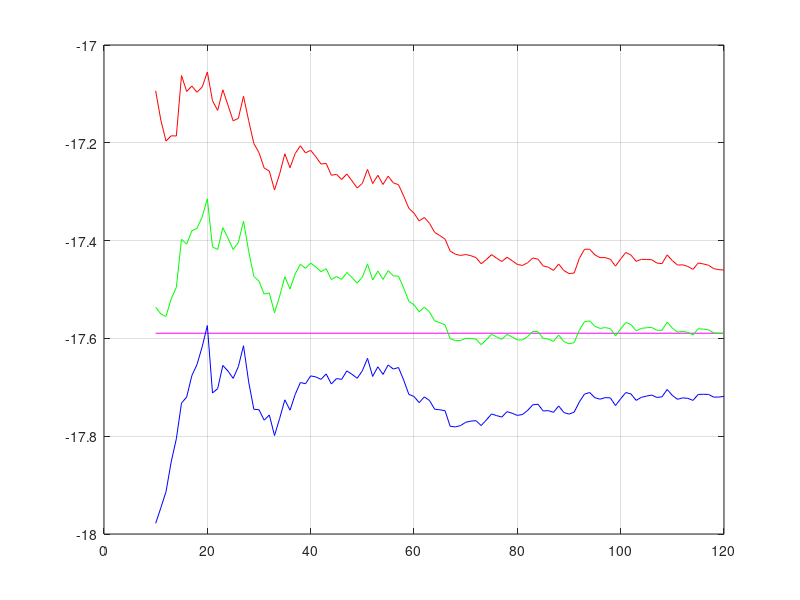
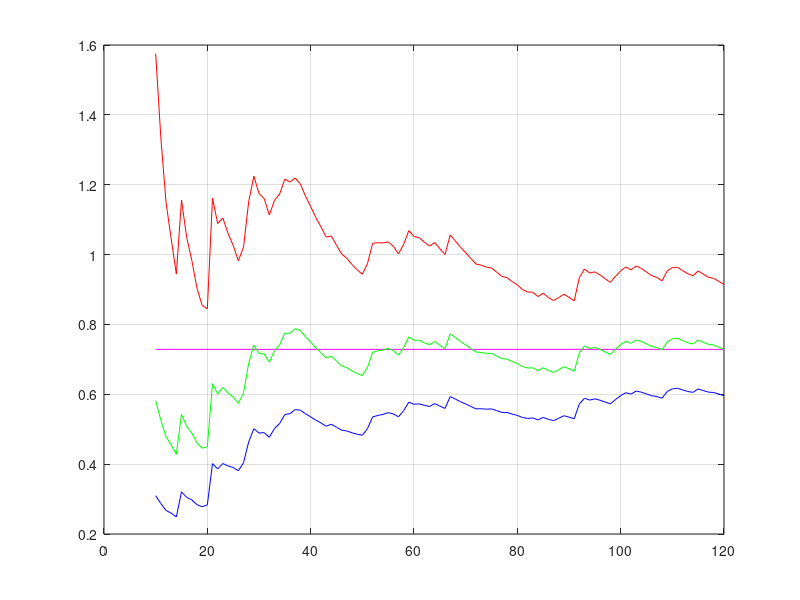

MATLAB code for these plots, in order:
function lab2()
    clear all;

    X = [-17.04,-18.29,-17.38,-18.11,-18.96,-17.65,-17.02,-17.22,-16.25,-17.44,-17.69,-17.61,-17.09,-17.19,-16.02,-17.56,-16.94,-17.29,-16.93,-16.61,-19.38,-17.53,-16.39,-17.89,-17.98,-17.04,-16.22,-19.09,-18.91,-17.77,-18.30,-17.44,-18.84,-16.39,-16.13,-18.37,-16.37,-16.70,-17.78,-17.03,-17.76,-17.87,-17.20,-18.44,-17.19,-17.75,-16.81,-17.97,-18.03,-16.87,-16.10,-19.16,-16.51,-18.39,-16.48,-18.08,-17.49,-18.89,-19.09,-17.96,-18.40,-16.96,-18.15,-18.71,-17.81,-17.86,-19.47,-17.86,-17.60,-17.30,-17.60,-17.71,-18.42,-16.88,-16.76,-18.00,-17.97,-16.83,-18.00,-18.08,-17.61,-17.02,-16.73,-17.64,-18.76,-17.68,-18.04,-16.45,-18.79,-18.03,-17.38,-15.27,-15.97,-17.41,-18.61,-18.00,-17.42,-17.77,-19.05,-16.16,-16.27,-18.00,-18.90,-17.05,-17.46,-17.49,-18.20,-17.59,-15.78,-18.88,-18.53,-17.39,-17.83,-18.17,-16.15,-17.66,-17.76,-18.32,-17.70,-17.56];

    %nachinaem s 10 znacheniya, chtobi grafiki viglyadeli adekvatnee
    N = 10:120;
    gamma = 0.9;
    
    alpha = (1 - gamma)/2;

    %vichislenye MX i DX
    mu = mean(X);
    sSqr = var(X);
    
    fprintf('mu = %.2f\n', mu); 
    fprintf('S^2 = %.2f\n\n', sSqr);
    
    %vichislenye tochechnih ocenok MX i DX
    muArray = [];
    for i = N
        muArray = [muArray, mean(X(1:i))];
    end
    
    varArray = [];
    for i = N
        varArray = [varArray, var(X(1:i))];
    end
 
    figure
    plot([N(1), N(end)], [mu, mu], 'm');
    hold on;
    plot(N, muArray, 'g');
    
    %zapolenie massivov dlya postoeniya grafikov
    %mu^(x_n), mu_down(x_n), mu_up(x_n) 
    Ml = muArray - sqrt(varArray./N).*tinv(1 - alpha, N - 1);
    plot(N, Ml, 'b');
    
    Mh = muArray + sqrt(varArray./N).*tinv(1 - alpha, N - 1);
    plot(N, Mh, 'r');
    grid on;
    hold off;

    fprintf('mu_low = %.2f\n', Ml(end));
    fprintf('mu_high = %.2f\n', Mh(end));

    figure
    plot([N(1), N(end)], [sSqr, sSqr], 'm');
    hold on;
    plot(N, varArray, 'g');
    
    %zapolenie massivov dlya postoeniya grafikov
    %S2(x_n), sigma_down(x_n), sigma_up(x_n)  
    Sl = varArray.*(N - 1)./chi2inv(1 - alpha, N - 1);
    plot(N, Sl, 'b');
    
    Sh = varArray.*(N - 1)./chi2inv(alpha, N - 1);
    plot(N, Sh, 'r');
    grid on;
    hold off;
    fprintf('sigma^2_low = %.2f\n', Sl(end));
    fprintf('sigma^2_high = %.2f\n', Sh(end));
end